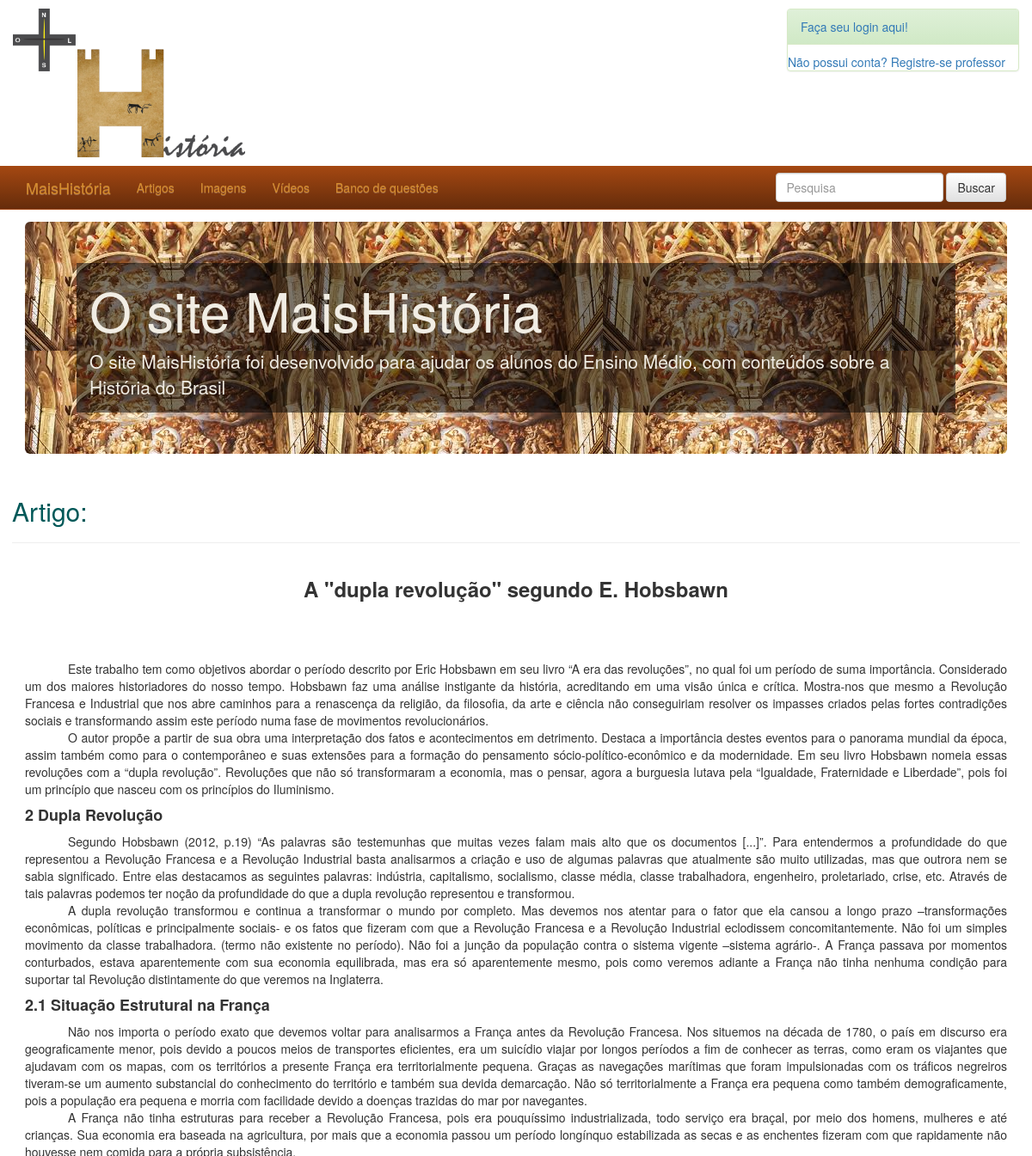
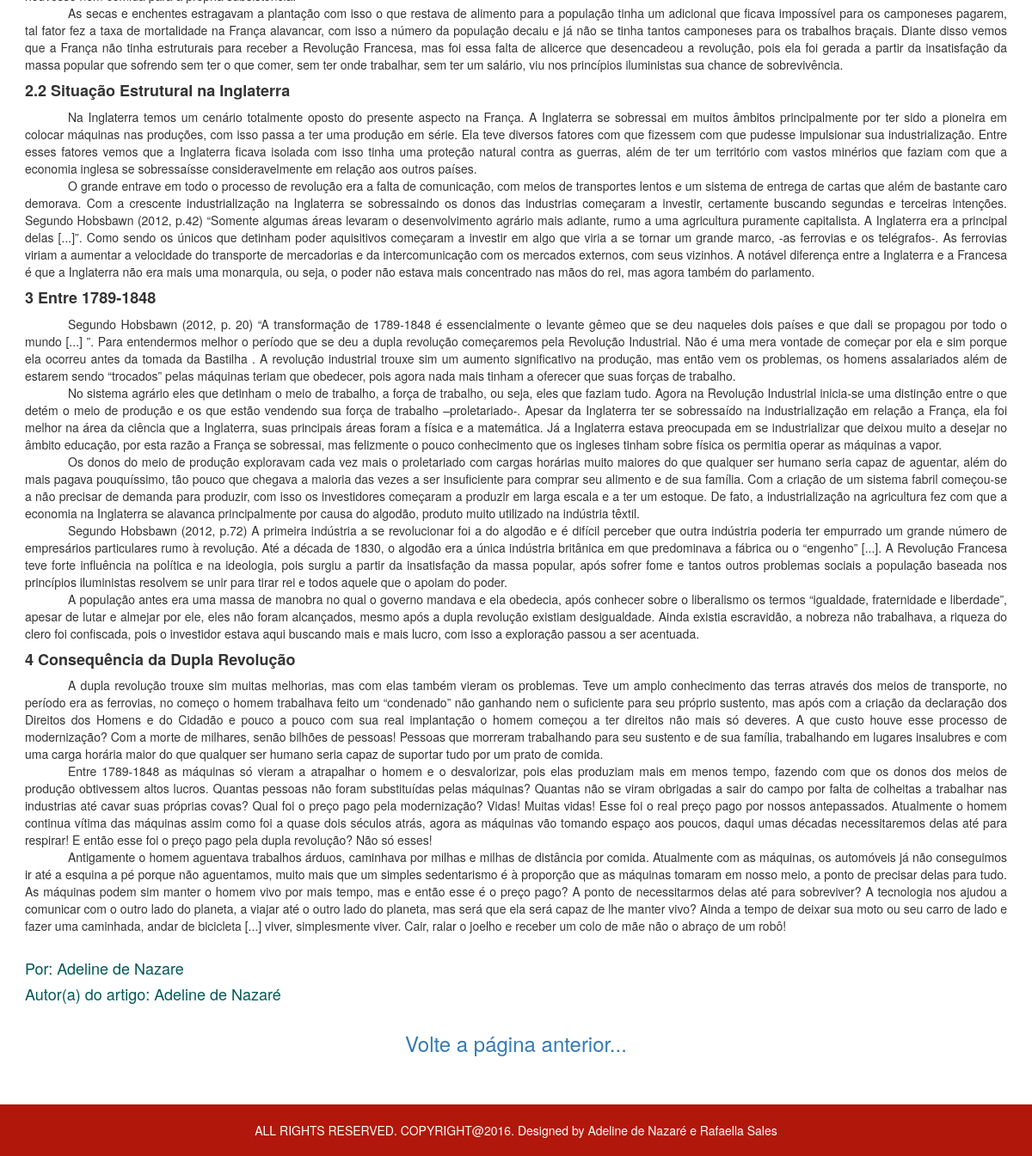
The page /artigomostrar.php on the database its author committed (2 pictures, top to bottom).
### tables this page shows
CREATE TABLE `tb_artigos` (
  `id_artigos` int(11) NOT NULL,
  `nome` longtext NOT NULL,
  `autor_artigo` varchar(100) NOT NULL,
  `documento` longtext NOT NULL,
  `imagem` varchar(255) NOT NULL,
  `responder_duvidas` longtext NOT NULL,
  `professor_idprofessor` int(11) NOT NULL,
  `tb_assunto_idassunto` int(11) NOT NULL
);

CREATE TABLE `professor` (
  `idprofessor` int(11) NOT NULL,
  `nome` varchar(45) NOT NULL,
  `cpf` varchar(15) NOT NULL,
  `endereco` longtext NOT NULL,
  `telefone` varchar(45) NOT NULL,
  `email` varchar(45) NOT NULL,
  `instituicao` varchar(100) NOT NULL,
  `data_nascimento` date NOT NULL
);

### artigomostrar.php (the view, shortened to what this page needs)
<!DOCTYPE html>
<html lang="pt-br">
    <body>
        <header>
            <?php
            include_once 'login.php';
            include_once 'menu.php';
            ?>
        </header>
        <div class="container conteudo">
            <?php
            include_once 'carrosel.php';
            ?>
            <div class="row destaque">
                <h2 style="color:#005858;">Artigo:</h2>
                <hr>
            </div>
            <?php
            $query = "SELECT * FROM tb_artigos JOIN tb_assunto ON tb_artigos.tb_assunto_idassunto = tb_assunto.idassunto";
        $artigo = $conn->query($query);
        if ($artigo->num_rows >0 ) {
            $resultado = $artigo->fetch_assoc();
            $idProfessor = $resultado['professor_idprofessor'];
            $queryProfessor = "SELECT * FROM professor WHERE idprofessor = $idProfessor";
            $professor = $conn->query($queryProfessor)->fetch_assoc();
        }
        else {
            die();
        }
            ?>
            <h3 align="middle"> <b><?php echo $resultado['nome']; ?></b></h3>
            <br />
            <br />
            <br />
            <?php echo $resultado['documento']; ?>
            <h4 style="color:#005858;"> Por: <?= $professor['nome']; ?></h4>
            <h4 style="color:#005858;"> Autor(a) do artigo: <?php echo $resultado['autor_artigo']; ?></h4>
            <br />  <a href='artigo.php'>  <center> <font size='5'> Volte a página anterior... </font></center> </a> </div> <br>
            <br />
        <?php
        include_once 'footer.php';
        ?>
    </body>
</html>

### CSS/style.css (style rules this page uses)
.conteudo { padding: 1em; min-height: 310px; }

### rows shown on the page
tb_artigos: nome "A \"dupla revolução\" segundo E. Hobsbawn", documento "Este trabalho tem como objetivos abordar o período descrito por Eric Hobsbawn em seu livro “A era das revoluções”, no qual foi um período de suma importância. Considerado um dos maiores historiadores do nosso tempo. Hobsbawn faz uma análise instigante da história, acreditando em uma visão única e crítica. Mostra-nos que mesmo a Revolução Francesa e Industrial que nos abre caminhos para a renascença da religião, da filosofia, da arte e ciência não conseguiriam resolver os impasses criados pelas fortes contradições sociais e transformando assim este período numa fase de movimentos revolucionários. O autor propõe a partir de sua obra uma interpretação dos fatos e acontecimentos em detrimento.…", autor_artigo "Adeline de Nazaré"
professor: nome "Adeline de Nazare"
